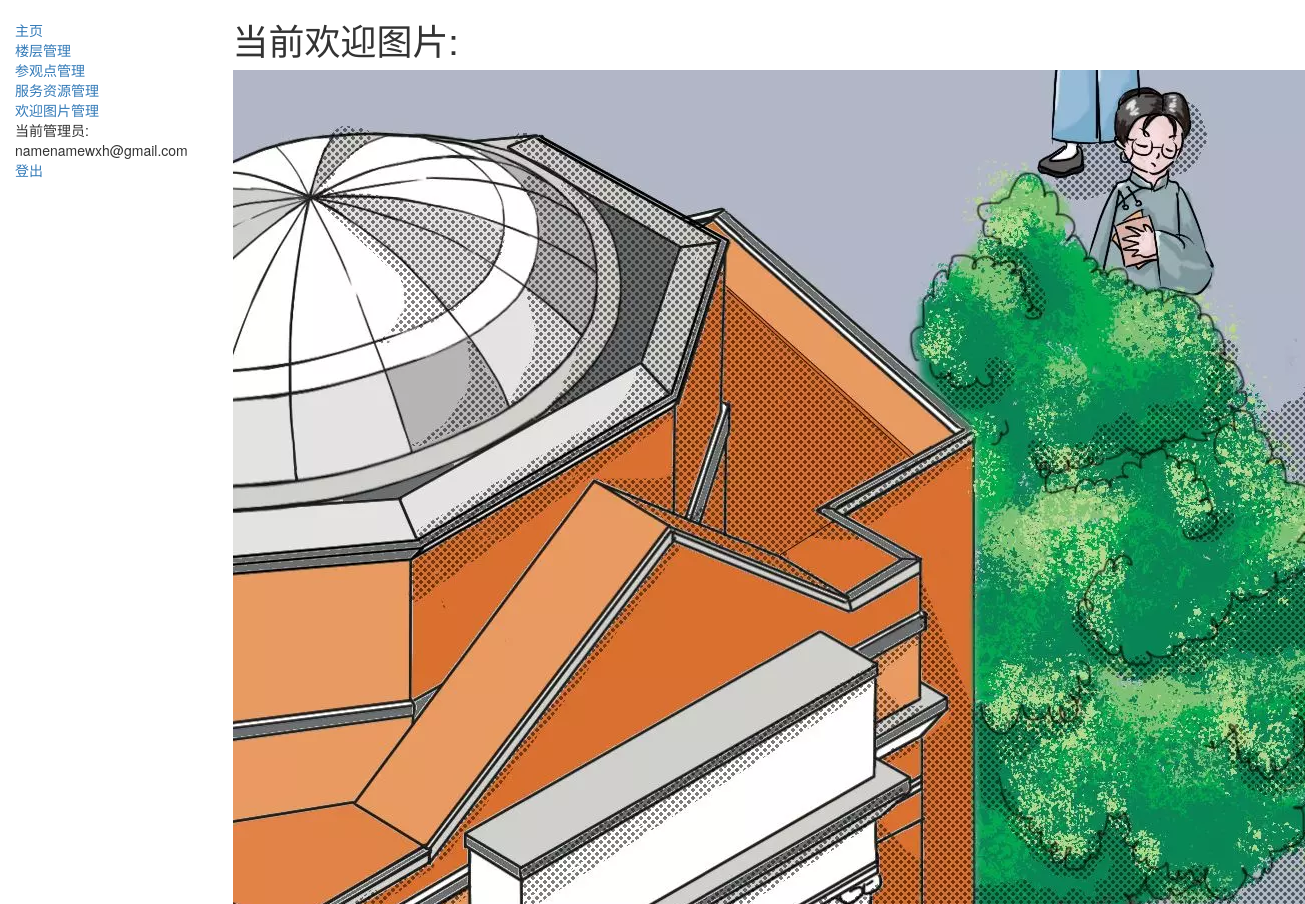
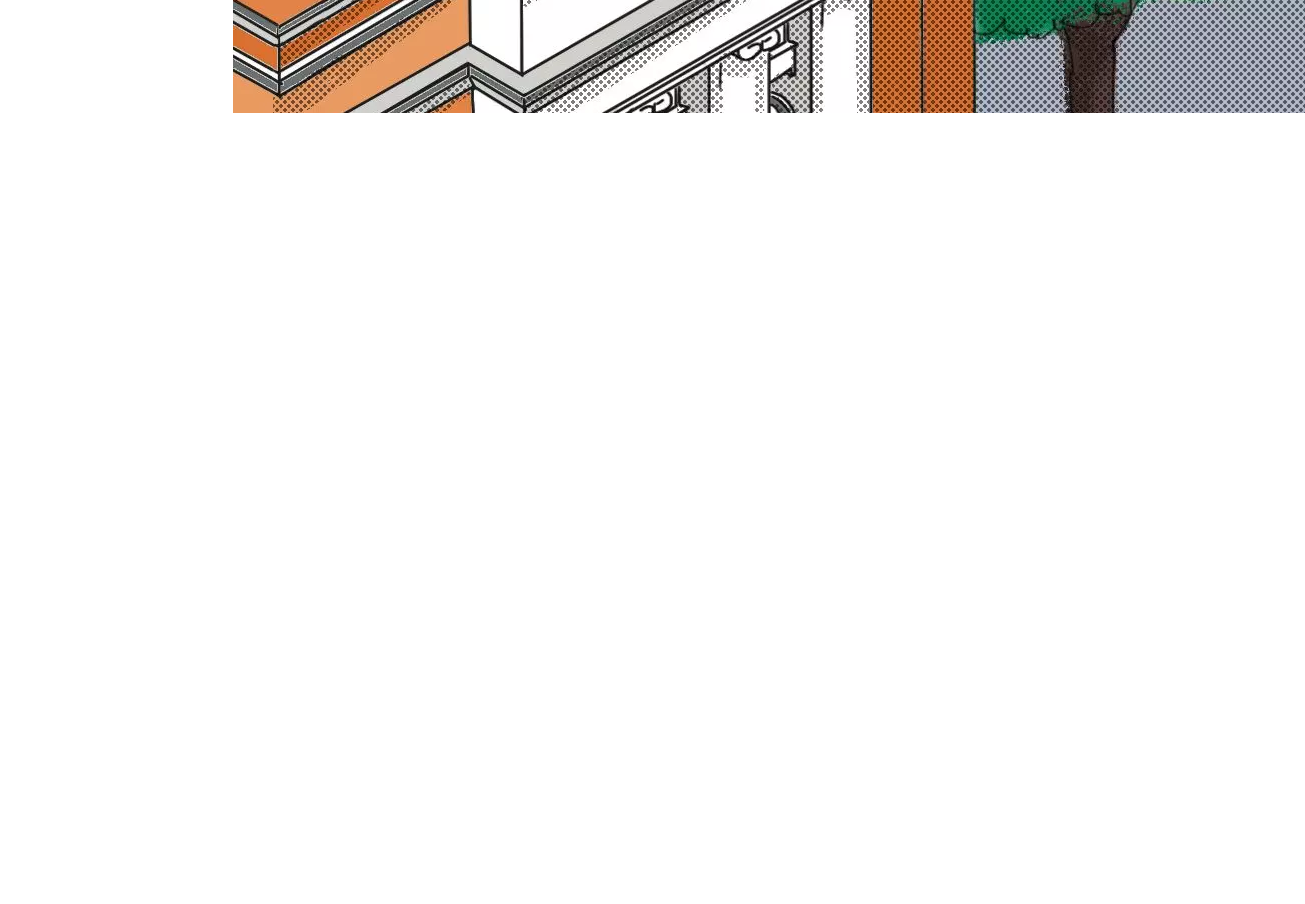
Page /manage/welcomeImage/5 (signed in) on the committed database (2 pictures, top to bottom).
### Users/models.py (models this page shows, shortened)
class User(AbstractBaseUser, PermissionsMixin):
    GENDER_CHOICES = (
        ('male', "男"),
        ('female', "女"),
        ('secret', "保密")
    )
    email = models.EmailField(max_length=254, unique=True)
    name = models.CharField(max_length=254, null=True, blank=True)
    gender = models.CharField(max_length=8, choices=GENDER_CHOICES, default='secret')
    stu_id = models.BigIntegerField(null=True, blank=True)
    department = models.CharField(max_length=254, default='电脑系')
    remarks = models.CharField(max_length=254, null=True, blank=True)
    is_staff = models.BooleanField(default=False)
    is_superuser = models.BooleanField(default=False)
    is_active = models.BooleanField(default=True)
    last_login = models.DateTimeField(null=True, blank=True)
    date_joined = models.DateTimeField(auto_now_add=True)
    USERNAME_FIELD = 'email'
    EMAIL_FIELD = 'email'
    REQUIRED_FIELDS = []
    objects = UserManager()

### Comment/models.py (models this page shows, shortened)
class WelcomeImage(models.Model):
    image = models.ImageField(upload_to='image/welcome', null=True, blank=True, verbose_name="欢迎图片")

### Comment/views.py (the view)
# urls.py: url(r'^manage/welcomeImage/(?P<pk>\d+)$', staff_member_required(views.WelcomeImageDetailView.as_view(),
class WelcomeImageDetailView(generic.DetailView):
    model = WelcomeImage
    template_name = 'welcomeImage_detail.html'

### templates/welcomeImage_detail.html
{% extends "base_generic.html" %}
{% block content %}
  <h1>当前欢迎图片:</h1>
    <img src= "{{ MEDIA_URL }}{{ welcomeimage.image }}">
    <br><br><br>
<a href="{% url 'Comment:welcomeImage_update' welcomeimage.id %}">更新</a>
<a href="{% url 'Comment:welcomeImage_delete' welcomeimage.id %}">删除</a>
{% endblock %}

### templates/base_generic.html (shortened to what this page needs)
<!DOCTYPE html>
<html lang="en">
<head>
  <link rel="stylesheet" href="https://maxcdn.bootstrapcdn.com/bootstrap/3.3.7/css/bootstrap.min.css">
  {% load static %}
  <link rel="stylesheet" href="{% static 'css/styles.css' %}">
</head>
<body>
  <div class="container-fluid">
    <div class="row">
      <div class="col-sm-2">
      {% block sidebar %}
      <ul class="sidebar-nav">
          <li><a href="{% url 'Comment:manage' %}">主页</a></li>
          <li><a href="{% url 'Comment:floors' %}">楼层管理</a></li>
          <li><a href="{% url 'Comment:points' %}">参观点管理</a></li>
          <li><a href="{% url 'Comment:articles' %}">服务资源管理</a></li>
          <li><a href="{% url 'Comment:welcomeImages' %}">欢迎图片管理</a> </li>
      {% if user.is_authenticated %}
     <li>当前管理员: {{ user.get_username }}</li>
     <li><a href="{% url 'Comment:logout'%}?next={{request.path}}">登出</a></li>
   {% else %}
     <li><a href="{% url 'Comment:login'%}?next={{request.path}}">登录</a></li>
   {% endif %}
      </ul>
     {% endblock %}
      </div>
      <div class="col-sm-10 ">
      {% block content %}{% endblock %}
      </div>
    </div>
  </div>
</body>
</html>

### static/css/styles.css (style rules this page uses)
.sidebar-nav { margin-top: 20px; padding: 0; list-style: none; }

### rows in the picture
User: get_username "namenamewxh@gmail.com"
WelcomeImage: image (picture)
